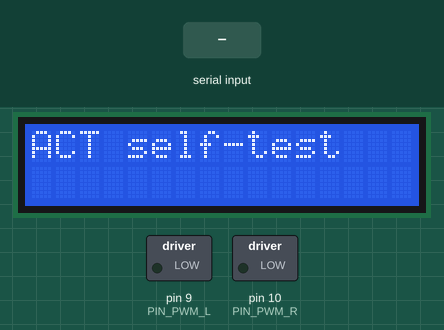
This sketch was run on a simulated Arduino Uno, built with avr-gcc and run on an emulated ATmega328P. On the bench: 16×2 character LCD, switched loads named in the sketch (green lamp = pin HIGH). Inputs (shaded band) come from the test bench. What the sketch prints to the serial monitor is not drawn.

Above: at 1.2 s.
1.3 s: "d\n" received over Serial
At 2.4 s:
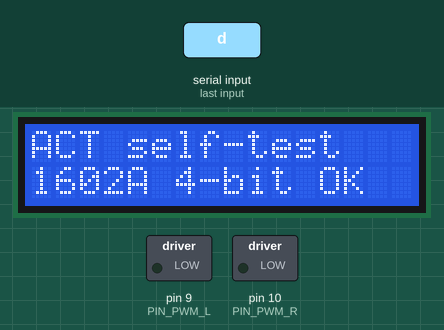
4.3 s: "t90\n" received over Serial
At 7.0 s:
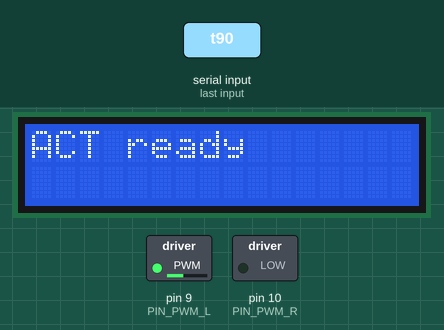
7.3 s: byte 10 ('\n') received over Serial
8.8 s: "b90\n" received over Serial
At 10.3 s:
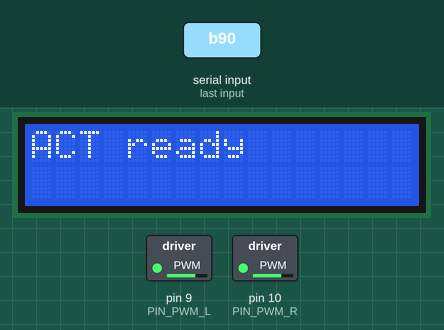
10.6 s: "b 45\n" received over Serial
At 11.9 s:
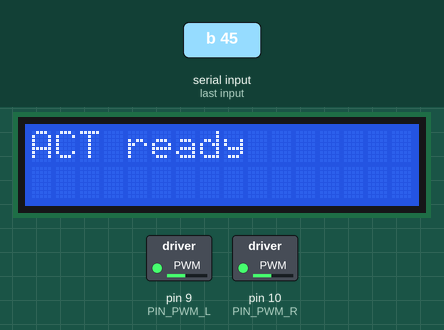
12.2 s: "l90\n" received over Serial
At 13.1 s:
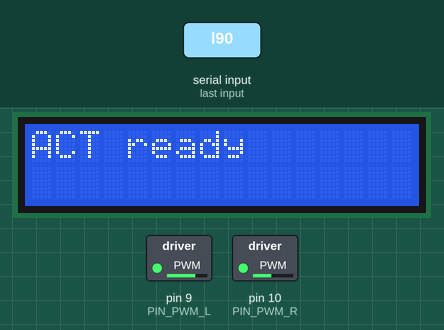
Timing chart, 0 to 14.8 s (numbered marks = the images above; inputs shaded):
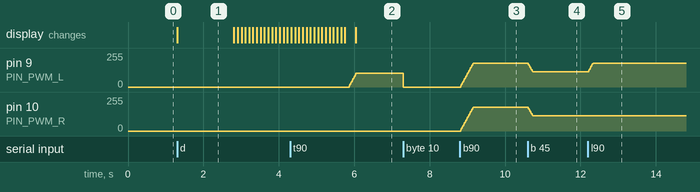

Measured:
- after the input at 1.3 s, the display: changes at once (image 1)
- after the input at 4.3 s, pin 9 (PIN_PWM_L): moves from 0/255 to 102/255 over 0.18 s, starting after 1.6 s
- after the input at 8.8 s, pin 9 (PIN_PWM_L), pin 10 (PIN_PWM_R): moves from 0/255 to 179/255 over 0.34 s, starting at once
- after the input at 10.6 s, pin 9 (PIN_PWM_L), pin 10 (PIN_PWM_R): 179/255 → 115/255 at once
- after the input at 12.2 s, pin 9 (PIN_PWM_L): 115/255 → 179/255 at once
- what the display in image 1 shows lasts 1.5 s, from 1.3 s to 2.8 s

The sketch:

test_act.ino
```cpp
/*
 * test_act.ino  --  ACT (Arduino 2) bench self-test.
 *
 * Standalone. USB cable only, no MCX, no link. Everything on this board, one
 * command at a time.
 *
 * Serial Monitor at 115200, line ending Newline.
 *
 *   >>> WHEELS OFF THE FLOOR. <<<
 *
 * If this is the very first power-up of the drive stage, run
 * act_motor_test.ino instead - it is the same motor code with nothing else in
 * the sketch, so a fault can only be the motors.
 *
 * ---------------------------------------------------------------------------
 * WHAT IS ON THIS BOARD   (SCHEMA_WIRING.svg blocks D and E)
 *
 *   D9  PWM left pair  (Q1, Q2 via 470R)   D10 PWM right pair (Q3, Q4)
 *   D6  LCD RS   D7 LCD E   D8/D11/D12/A2  LCD DB4..DB7
 *
 *   Free: D13, A0, A1, A3, A4, A5.
 *
 *   LCD RW to ground, V0 to the 10k trimpot wiper, backlight through 220R.
 *
 * ---------------------------------------------------------------------------
 * COMMANDS
 *   b 40 / l 40 / r 40   motors: both, left pair, right pair (0-70 %)
 *   x                    stop the motors
 *   t                    motor self test
 *   d <text>             write text to the LCD
 *   d                    LCD test pattern
 *   ?                    help
 */

#include <LiquidCrystal.h>

/* ---- pins --------------------------------------------------------------- */

static const uint8_t PIN_PWM_L  = 9;
static const uint8_t PIN_PWM_R  = 10;
/* LiquidCrystal(RS, E, DB4, DB5, DB6, DB7) */
LiquidCrystal lcd(6, 7, 8, 11, 12, A2);

static const uint16_t PWM_TOP   = 4000;   /* 2 kHz - the 1N4001 sets this */
static const uint8_t  DUTY_MAX  = 70;
static const uint8_t  SLEW_STEP = 4;
static const uint16_t SLEW_MS   = 20;
static const uint32_t USB_BAUD  = 115200;
static const uint8_t  LINE_MAX  = 40;

static uint8_t  g_targetL, g_targetR, g_dutyL, g_dutyR;
static uint32_t g_slewAt;
static char     g_line[LINE_MAX];
static uint8_t  g_len;

/* ---- drive -------------------------------------------------------------- */

static void pwmApply(void)
{
  OCR1A = (uint16_t)(((uint32_t)PWM_TOP * g_dutyL) / 100UL);
  OCR1B = (uint16_t)(((uint32_t)PWM_TOP * g_dutyR) / 100UL);
}

static void driveInit(void)
{
  digitalWrite(PIN_PWM_L, LOW);
  digitalWrite(PIN_PWM_R, LOW);
  pinMode(PIN_PWM_L, OUTPUT);
  pinMode(PIN_PWM_R, OUTPUT);

  TCCR1A = 0; TCCR1B = 0; OCR1A = 0; OCR1B = 0;
  ICR1   = PWM_TOP;
  TCCR1A = _BV(COM1A1) | _BV(COM1B1) | _BV(WGM11);  /* phase correct, TOP=ICR1 */
  TCCR1B = _BV(WGM13)  | _BV(CS10);                 /* prescaler 1             */
}

static uint8_t clampDuty(long v)
{
  if (v < 0) return 0;
  if (v > (long)DUTY_MAX) return DUTY_MAX;
  return (uint8_t)v;
}

static void slewService(void)
{
  if ((millis() - g_slewAt) < SLEW_MS) return;
  g_slewAt = millis();
  bool ch = false;
  if (g_dutyL != g_targetL) {
    if (g_dutyL < g_targetL) g_dutyL = (g_targetL - g_dutyL > SLEW_STEP) ? g_dutyL + SLEW_STEP : g_targetL;
    else                     g_dutyL = (g_dutyL - g_targetL > SLEW_STEP) ? g_dutyL - SLEW_STEP : g_targetL;
    ch = true;
  }
  if (g_dutyR != g_targetR) {
    if (g_dutyR < g_targetR) g_dutyR = (g_targetR - g_dutyR > SLEW_STEP) ? g_dutyR + SLEW_STEP : g_targetR;
    else                     g_dutyR = (g_dutyR - g_targetR > SLEW_STEP) ? g_dutyR - SLEW_STEP : g_targetR;
    ch = true;
  }
  if (ch) pwmApply();
}

static void stopNow(void)
{
  g_targetL = g_targetR = g_dutyL = g_dutyR = 0;
  pwmApply();
}

static bool holdFor(uint16_t ms)
{
  uint32_t t0 = millis();
  while ((millis() - t0) < ms) {
    slewService();
    if (Serial.available()) { while (Serial.available()) Serial.read();
                              Serial.println(F("  ABORTED")); return false; }
  }
  return true;
}

static void motorTest(void)
{
  Serial.println(F("\n  motor test - any key aborts"));
  bool ok = true;
  struct { const __FlashStringHelper *t; uint8_t l, r; uint16_t ms; } seq[] = {
    { F("left pair 40 %"),  40,  0, 2500 },
    { F("stop"),             0,  0, 1000 },
    { F("right pair 40 %"),  0, 40, 2500 },
    { F("stop"),             0,  0, 1000 },
    { F("both 40 %"),       40, 40, 2500 },
  };
  for (uint8_t i = 0; i < 5 && ok; i++) {
    Serial.print(F("  ")); Serial.println(seq[i].t);
    g_targetL = seq[i].l; g_targetR = seq[i].r;
    ok = holdFor(seq[i].ms);
  }
  stopNow();
  Serial.println(ok ? F("  done") : F("  stopped"));
}

/* ---- LCD ---------------------------------------------------------------- */

static void lcdTest(void)
{
  Serial.println(F("  LCD: banner, then a counter for 3 s"));
  lcd.clear();
  lcd.setCursor(0, 0); lcd.print(F("ACT self-test"));
  lcd.setCursor(0, 1); lcd.print(F("1602A 4-bit OK"));
  delay(1500);

  for (int i = 0; i < 30; i++) {
    lcd.setCursor(0, 1);
    lcd.print(F("count "));
    lcd.print(i);
    lcd.print(F("   "));
    delay(100);
  }
  lcd.clear();
  lcd.print(F("ACT ready"));

  Serial.println(F("  Blank screen or a row of solid blocks means the contrast pot:"));
  Serial.println(F("  turn the 10k trimpot slowly through its whole range."));
}

/* ---- console ------------------------------------------------------------ */

static void help(void)
{
  Serial.println(F(
    "\n  b <0-70>  both      l <0-70>  left      r <0-70>  right"
    "\n  x         stop      t         motor self test"
    "\n  d <text>  to LCD    d         LCD test pattern"
    "\n  ?         help\n"));
}

static void handleLine(char *s)
{
  while (*s == ' ') s++;
  char c = *s;
  char *arg = s + 1;
  while (*arg == ' ') arg++;

  switch (c) {
    case 'b': g_targetL = g_targetR = clampDuty(atol(arg)); break;
    case 'l': g_targetL = clampDuty(atol(arg)); break;
    case 'r': g_targetR = clampDuty(atol(arg)); break;
    case 'x': stopNow(); Serial.println(F("  STOP")); break;
    case 't': motorTest(); break;
    case 'd': if (*arg) { lcd.clear(); lcd.print(arg); Serial.print(F("  LCD ")); Serial.println(arg); }
              else lcdTest();
              break;
    case '?': help(); break;
    case '\0': break;
    default:  Serial.println(F("  ? unknown - type ? for help")); break;
  }
}

static void consoleService(void)
{
  while (Serial.available()) {
    char c = (char)Serial.read();
    if (c == '\n' || c == '\r') {
      if (g_len == 0) continue;
      g_line[g_len] = '\0'; g_len = 0;
      handleLine(g_line);
    } else if (g_len < (LINE_MAX - 1)) {
      g_line[g_len++] = c;
    }
  }
}

/* ---- entry -------------------------------------------------------------- */

void setup(void)
{
  driveInit();
  stopNow();

  lcd.begin(16, 2);
  lcd.print(F("ACT self-test"));

  Serial.begin(USB_BAUD);
  Serial.println(F("\n====================================="));
  Serial.println(F(" ACT self-test - Arduino 2"));
  Serial.println(F("====================================="));
  Serial.println(F(" WHEELS OFF THE FLOOR."));
  Serial.println(F(" Motors whine at 2 kHz - that is the 1N4001 diodes, not a fault."));
  help();
}

void loop(void)
{
  consoleService();
  slewService();
}
```
